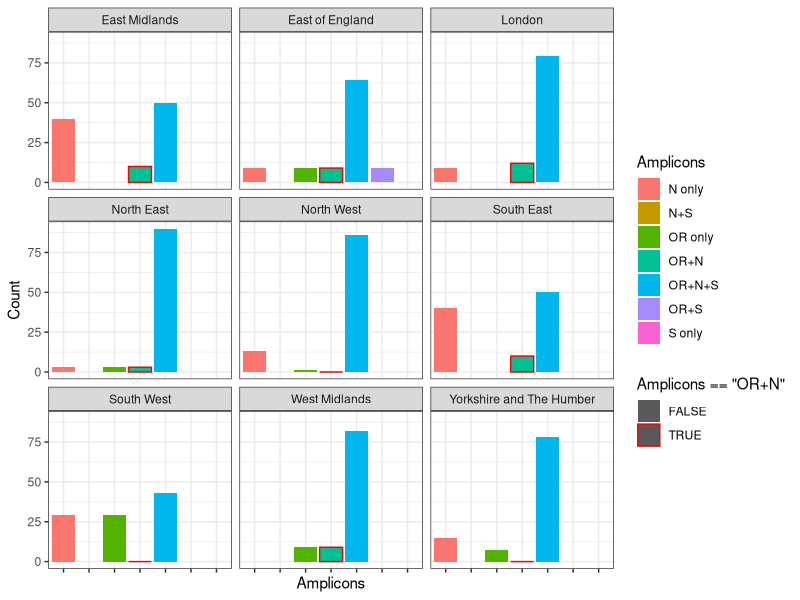
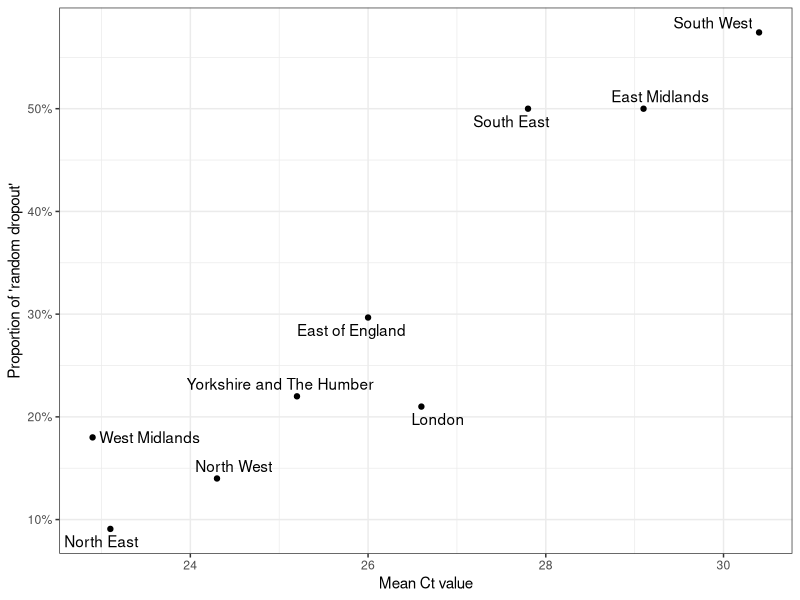
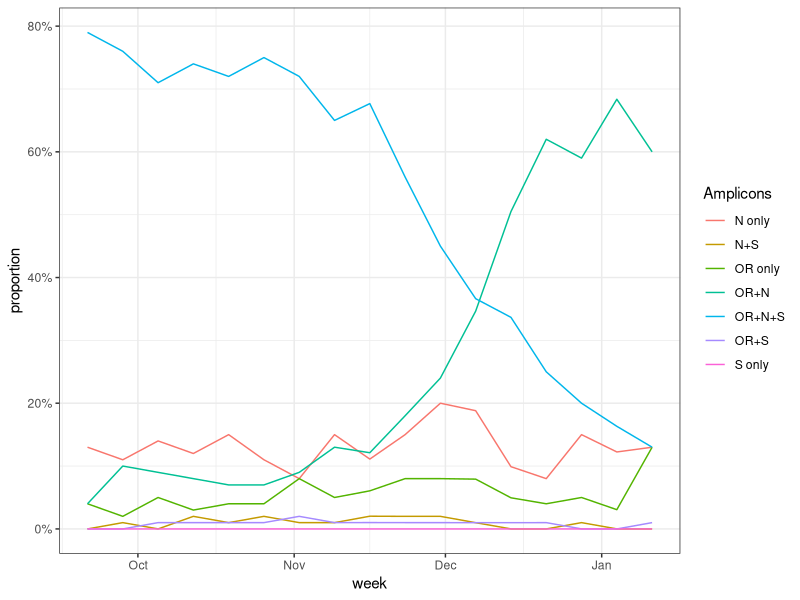
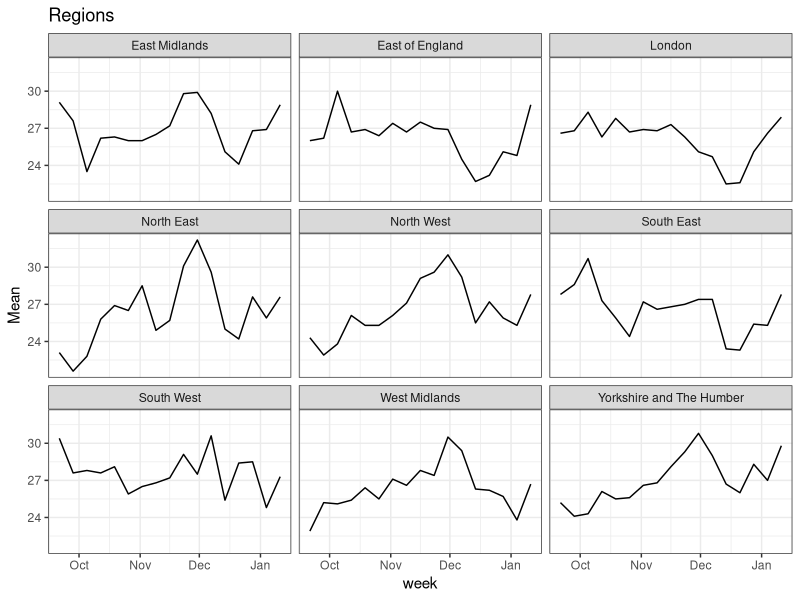
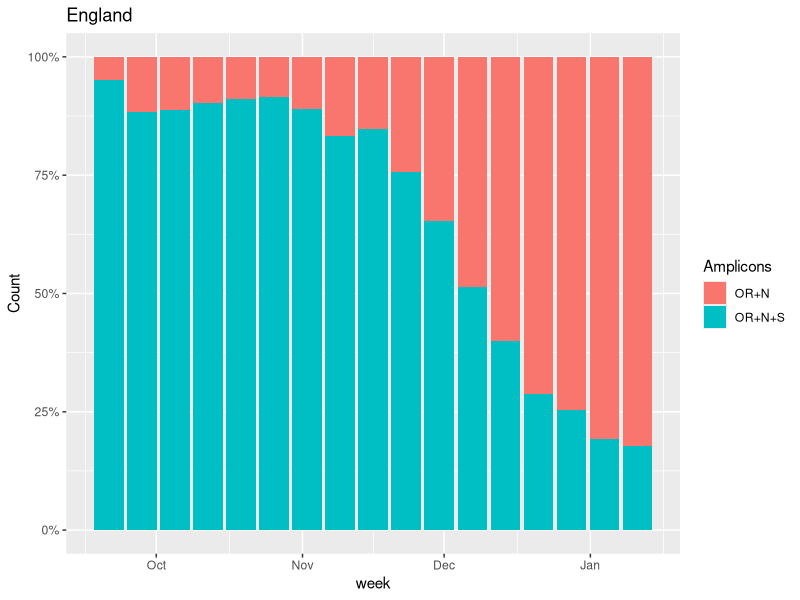
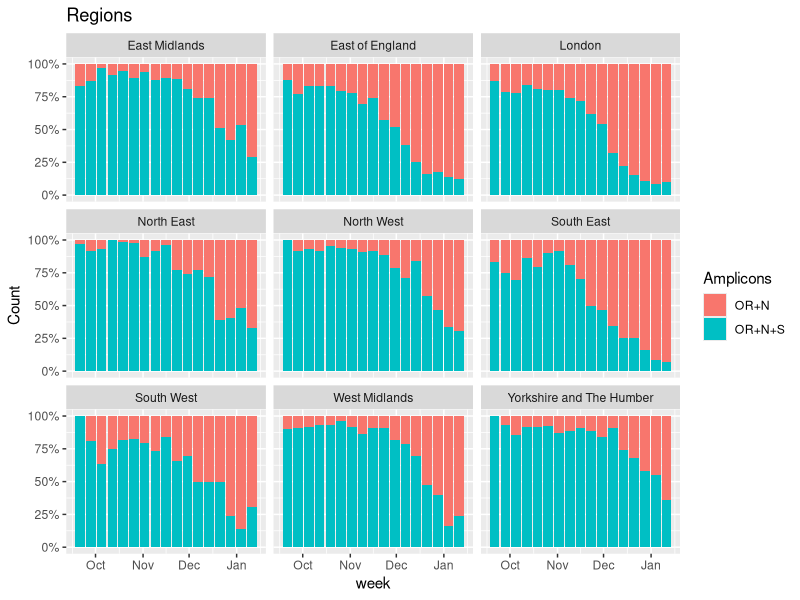

These figures' R source, in order:
## ---- chunk 1
library(ggrepel)
library(tidyverse)
library(lubridate)
data = read_csv("ons_ct.csv") %>% mutate(week=dmy(`Week started`)) %>% select(`N only`, `OR only`, `S only`, `OR+N` ,`OR+S`, `N+S`, `OR+N+S`,`Region`,`RegionType`,week) %>% pivot_longer(c(-week,-Region,-RegionType),names_to="Amplicons",values_to="Count")



data_ct = read_csv("ons_ct.csv") %>% mutate(week=dmy(`Week started`)) %>% select(`week`,`Region`,`RegionType`,contains("Percentile"), `Mean`)


## ---- chunk 2
subset = data %>% filter(week=="2020-09-21") %>% filter(RegionType=="EnglandRegion")
ggplot(subset,aes(x=Amplicons,y=Count,fill=Amplicons,color=Amplicons=="OR+N"))+geom_bar(stat="identity")+facet_wrap(~Region)+theme_bw()+
  theme(
        axis.text.x=element_blank()
        )+scale_color_manual(values=c("NA","red"))
## ---- chunk 3
# Exclude suspected B.1.1.7 from the data
subset = data %>% filter(week=="2020-09-21") %>% filter(RegionType=="EnglandRegion") %>% filter(Amplicons!="OR+S")

#Calculate the proportion with "no random dropout", then invert to get proportion of "random dropout"
subset =subset %>% group_by(Region) %>% mutate(proportion = Count/sum(Count)) %>% filter(Amplicons=="OR+N+S") %>% mutate(RandomDropout=1-proportion)

subset_cts = data_ct %>% filter(week=="2020-09-21") %>% filter(RegionType=="EnglandRegion")

both <- inner_join(subset,subset_cts) 

ggplot(both,aes(x=Mean,y=RandomDropout,label=Region))+geom_point()+labs(x="Mean Ct value",y="Proportion of 'random dropout'")+geom_text_repel()+theme_bw()+scale_y_continuous(labels=scales::percent)
## ---- chunk 4
data = data %>% group_by(Region,week) %>% mutate(proportion = Count/sum(Count)) 

ggplot(data%>% filter(Region=="England"), aes(x=week,y=proportion,color=Amplicons))+geom_line()+theme_bw()+scale_y_continuous(labels=scales::percent)
## ---- chunk 5
ggplot(data_ct%>% filter(RegionType=="EnglandRegion"),aes(x=week, y=Mean))+geom_line() +labs(title="Regions")+facet_wrap(~Region)+theme_bw()

## ---- chunk 6
ggplot(data%>% filter(Region=="England",Amplicons %in% c("OR+N+S","OR+N")),aes(x=week, fill=Amplicons,y=Count))+geom_bar(stat="identity",position="fill")+scale_y_continuous(labels=scales::percent) +labs(title="England")

ggplot(data%>% filter(RegionType=="EnglandRegion",Amplicons %in% c("OR+N+S","OR+N")),aes(x=week, fill=Amplicons,y=Count))+geom_bar(stat="identity",position="fill")+scale_y_continuous(labels=scales::percent) +labs(title="Regions")+facet_wrap(~Region)
